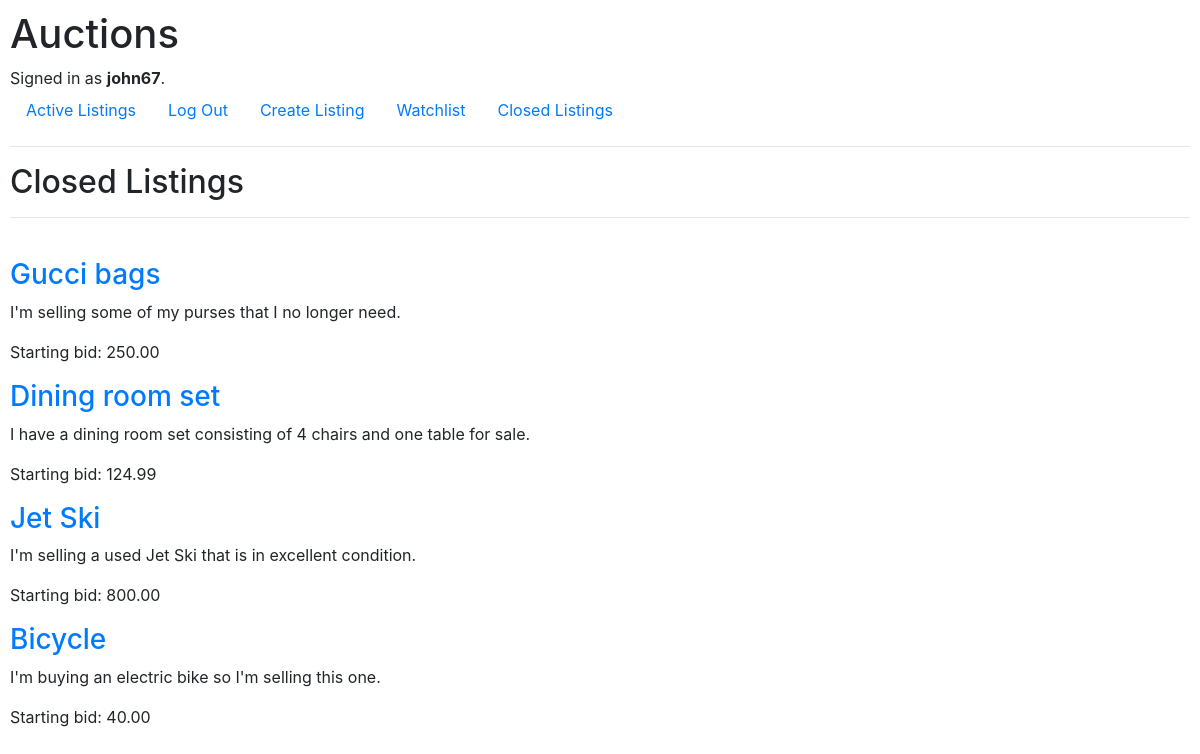
Before: /closed-listings (signed in) with the older database file.
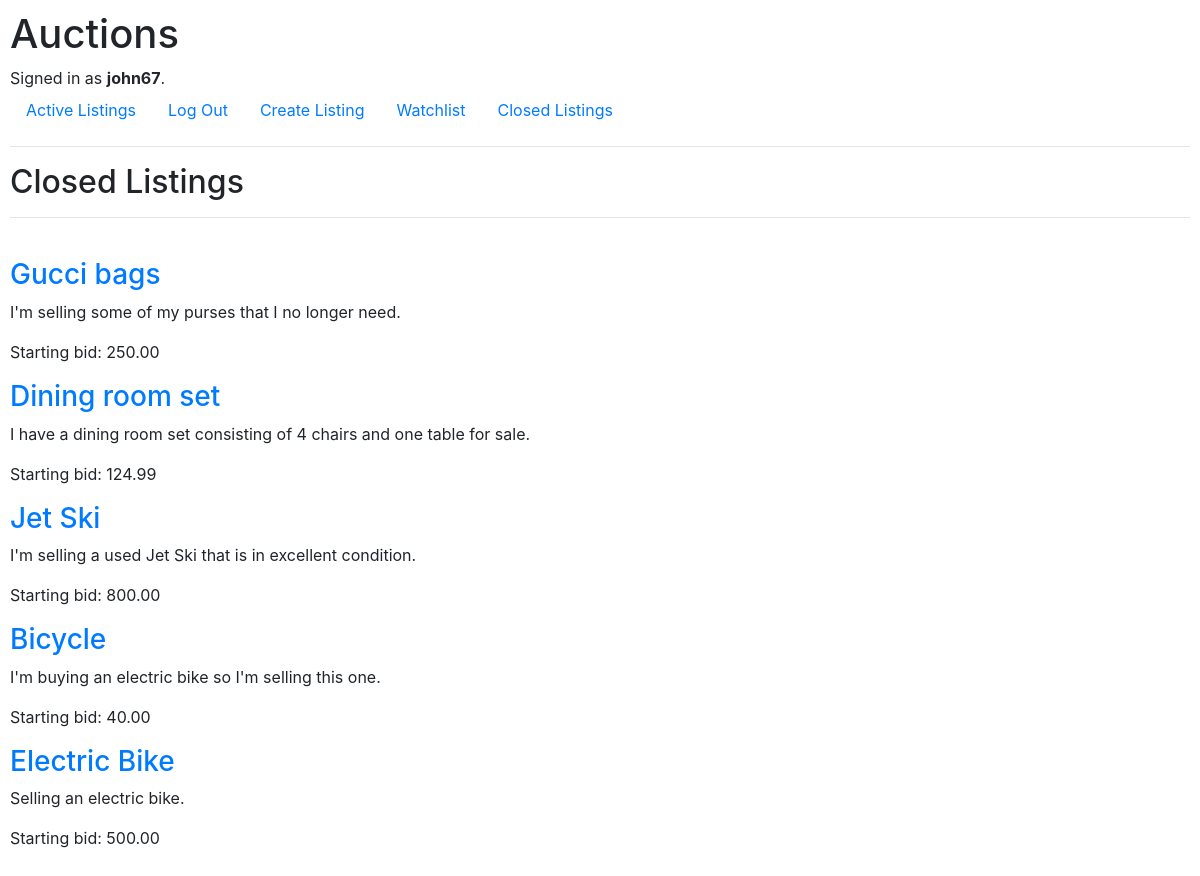
After: the same page with the newer database file.
### auctions/models.py (models this page shows, shortened)
class Listing(models.Model):
    title = models.CharField(max_length=200)
    description = models.TextField()
    starting_bid = models.DecimalField(max_digits=10, decimal_places=2)
    image_url = models.URLField(blank=True, null=True)
    category = models.CharField(max_length=50, blank=True, null=True)
    user = models.ForeignKey(User, on_delete=models.CASCADE)
    winner = models.ForeignKey(User, on_delete=models.SET_NULL, null=True, related_name='won_listings')
    active = models.BooleanField(default=True)

### auctions/views.py (the view)
# urls.py: path("closed-listings", views.closed_listings, name="closed-listings"),
@login_required
def closed_listings(request):
    closed_listings = Listing.objects.filter(active=False)  # This line filters closed listings
    return render(request, "auctions/closed-listings.html", {'listings': closed_listings})

### auctions/templates/auctions/closed-listings.html (shortened to what this page needs)
{% extends "auctions/layout.html" %}
{% block body %}
    <h2>Closed Listings</h2>
    <hr>
    <br>
<div class="listings">
    {% for listing in listings %}
    <div class="listing">
        <h3><a href="{% url 'listing' listing.id %}">{{ listing.title }}</a></h3>
        <p>{{ listing.description }}</p>
        <p>Starting bid: {{ listing.starting_bid }}</p>
    </div>
    {% endfor %}
</div>
{% endblock %}

Changed rows visible on the page:
added Listing: title "Electric Bike", description "Selling an electric bike.", starting_bid "500.00"
